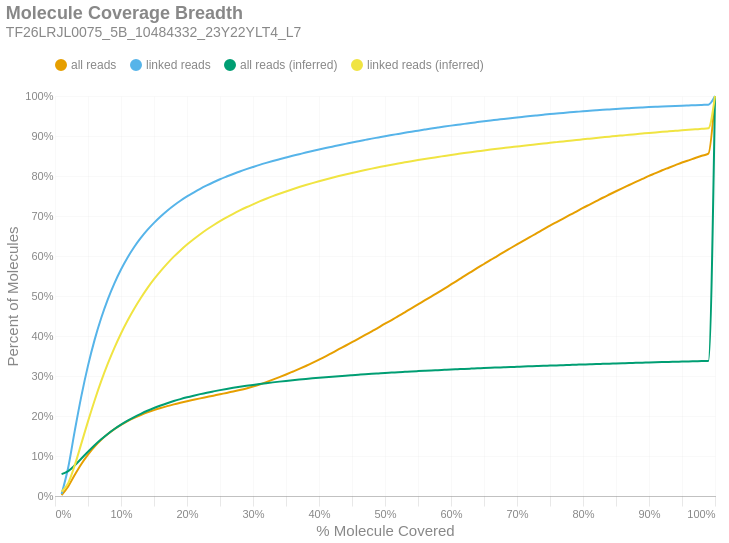

The cell this chart's notebook holds for it:
### Markdown cell above
### Molecule Read Coverage
This chart shows molecule coverage breadth as computed by the number of bases aligned to that molecule. In other words, "*how much of each unique long molecule is actually sequenced/aligned?*" Keep in mind there is a distinction between sequences and alignments, since some sequences belonging to a particular molecule may not align well and wouldn't appear in the alignment data. This chart also shows molecule coverage breadth as computed by the *inferred fragment* from which the aligned sequences originate. Unlike read coverage, this calculation takes into account the total insert size, including unsequenced gaps between the forward and reverse reads. Like the previous figures, these are cumulative percents.

### Code cell
if SKIPLR:
    print_html(f"Skipped")
else:
    binned_df = consolidated_hist(valids['coverage_bp'], mask, 0.01, True)
    binned_df_inf = consolidated_hist(valids['coverage_inserts'], mask, 0.01, True)
    binned_df = binned_df.with_columns(pl.lit(binned_df_inf['all reads (cumsum)']).alias('all reads (inferred)'))
    binned_df = binned_df.with_columns(pl.lit(binned_df_inf['linked reads (cumsum)']).alias('linked reads (inferred)'))
    binned_df = binned_df.with_columns(
        (pl.col('bin').cast(pl.Float64) + 0.01).alias('right_edge')
    )

    with SafeRender(binned_df):
        (
            density_plot(binned_df, 'Molecule Coverage Breadth', samplename, 'molcov', ['all reads (inferred)','linked reads (inferred)'])
            .encode(
                #x=alt.X('bin:Q', title="% Molecule Covered").axis(format = '%').scale(padding=0),
                x=alt.X('right_edge:Q', title="% Molecule Covered").axis(format='%').scale(padding=0),
                y=alt.Y('value:Q', title='Percent of Molecules')
                    .axis(format='%')
                    .stack(False)
                    .scale(domainMin=0, padding=0),
                color=alt.Color("key:N").scale(domain = ["all reads", "linked reads", "all reads (inferred)", "linked reads (inferred)"]),
                tooltip = [
                    alt.Tooltip("key:N", title = "Data Type"),
                    alt.Tooltip("range_label:N", title="% Molecule Covered"),
                    alt.Tooltip("value:Q", format = ".2%", title="% Molecules")
                ]
            )
        ).display()

### Figure 1 — Vega-Lite specification as saved in the notebook (floating-point values rounded to 4 significant figures)
{"width": "container", "height": 400, "config": {"title": {"anchor": "start", "dy": -15, "fontSize": 18, "color": "#888888", "subtitleColor": "#888888", "subtitleFontSize": 14}, "arc": {"fill": "#0072B2"}, "axis": {"domainColor": "#888888", "domainWidth": 0.5, "gridWidth": 0.2, "grid": false, "titleFontWeight": 400, "titleFontSize": 15, "labelFontSize": 11, "labelColor": "#888888", "tickColor": "#888888", "tickWidth": 0.2, "titleColor": "#888888"}, "axisBand": {"grid": false}, "axisX": {"grid": true, "tickSize": 10, "domainCap": "round"}, "axisY": {"domain": false, "grid": true, "tickSize": 0, "domainCap": "round"}, "background": "transparent", "header": {"labelFontSize": 15, "labelColor": "#888888", "titleFontSize": 15, "titleFontWeight": 600, "titleColor": "#888888"}, "legend": {"labelFont": "sans-serif", "labelFontSize": 12, "labelColor": "#888888", "symbolSize": 100, "symbolType": "circle", "titleFontSize": 12, "titlePadding": 10, "titleColor": "#888888", "title": null, "orient": "top"}, "range": {"category": ["#E69F00", "#56B4E9", "#009E73", "#F0E442", "#0072B2", "#D55E00", "#CC79A7", "#000000"], "diverging": ["#cfe8f3", "#a2d4ec", "#73bfe2", "#46abdb", "#1696d2", "#12719e"]}, "area": {"fill": "#0072B2", "fillOpacity": 0.7, "line": true, "strokeOpacity": 0.7}, "line": {"color": "#0072B2", "stroke": "#0072B2", "strokeWidth": 2}, "trail": {"color": "#0072B2", "stroke": "#0072B2", "strokeWidth": 0, "size": 1}, "point": {"filled": true, "fillOpacity": 1.0, "size": 95}, "text": {"color": "#888888", "fontSize": 11, "align": "right", "fontWeight": 400, "size": 11}, "bar": {"fill": "#0072B2", "stroke": null}, "view": {"stroke": null, "continuousWidth": 660, "continuousHeight": 400}}, "data": {"name": "data-f42c6c9e2b9d66826381f9848f3921c9"}, "mark": {"type": "line", "interpolate": "monotone", "point": {"opacity": 0, "size": 275}}, "encoding": {"color": {"field": "key", "scale": {"domain": ["all reads", "linked reads", "all reads (inferred)", "linked reads (inferred)"]}, "type": "nominal"}, "tooltip": [{"field": "key", "title": "Data Type", "type": "nominal"}, {"field": "range_label", "title": "% Molecule Covered", "type": "nominal"}, {"field": "value", "format": ".2%", "title": "% Molecules", "type": "quantitative"}], "x": {"axis": {"format": "%"}, "field": "right_edge", "scale": {"padding": 0}, "title": "% Molecule Covered", "type": "quantitative"}, "y": {"axis": {"format": "%"}, "field": "value", "scale": {"domainMin": 0, "padding": 0}, "stack": false, "title": "Percent of Molecules", "type": "quantitative"}}, "params": [{"name": "param_c36ac31b6afebe62", "select": {"type": "point", "fields": ["key"]}, "bind": "legend"}], "title": {"text": "Molecule Coverage Breadth", "subtitle": "TF26LRJL0075_5B_10484332_23Y22YLT4_L7"}, "transform": [{"fold": ["all reads (cumsum)", "linked reads (cumsum)", "all reads (inferred)", "linked reads (inferred)"]}, {"calculate": "replace(datum.key, ' (cumsum)', '')", "as": "key"}, {"filter": {"param": "param_c36ac31b6afebe62"}}], "usermeta": {"embedOptions": {"downloadFileName": "TF26LRJL0075_5B_10484332_23Y22YLT4_L7.molcov"}}, "$schema": "https://vega.github.io/schema/vega-lite/v6.4.1.json", "datasets": {"data-f42c6c9e2b9d66826381f9848f3921c9": [{"bin": "0.0", "interval": "0.0-0.01", "all reads": 0.002135, "linked reads": 0.005106, "all reads (cumsum)": 0.002135, "linked reads (cumsum)": 0.005106, "range_label": "0.0-0.01", "all reads (inferred)": 0.05472, "linked reads (inferred)": 0.01098, "right_edge": 0.01}, {"bin": "0.01", "interval": "0.01-0.02", "all reads": 0.02177, "linked reads": 0.06615, "all reads (cumsum)": 0.0239, "linked reads (cumsum)": 0.07125, "range_label": "0.01-0.02", "all reads (inferred)": 0.06228, "linked reads (inferred)": 0.03227, "right_edge": 0.02}, {"bin": "0.02", "interval": "0.02-0.03", "all reads": 0.0292, "linked reads": 0.0922, "all reads (cumsum)": 0.0531, "linked reads (cumsum)": 0.1635, "range_label": "0.02-0.03", "all reads (inferred)": 0.07671, "linked reads (inferred)": 0.07734, "right_edge": 0.03}, {"bin": "0.03", "interval": "0.03-0.04", "all reads": 0.027, "linked reads": 0.08675, "all reads (cumsum)": 0.0801, "linked reads (cumsum)": 0.2502, "range_label": "0.03-0.04", "all reads (inferred)": 0.0937, "linked reads (inferred)": 0.1315, "right_edge": 0.04}, {"bin": "0.04", "interval": "0.04-0.05", "all reads": 0.02345, "linked reads": 0.07568, "all reads (cumsum)": 0.1035, "linked reads (cumsum)": 0.3259, "range_label": "0.04-0.05", "all reads (inferred)": 0.1108, "linked reads (inferred)": 0.1865, "right_edge": 0.05}, {"bin": "0.05", "interval": "0.05-0.06", "all reads": 0.01994, "linked reads": 0.06447, "all reads (cumsum)": 0.1235, "linked reads (cumsum)": 0.3904, "range_label": "0.05-0.06", "all reads (inferred)": 0.1269, "linked reads (inferred)": 0.2388, "right_edge": 0.06}, {"bin": "0.06", "interval": "0.06-0.07", "all reads": 0.01685, "linked reads": 0.05454, "all reads (cumsum)": 0.1403, "linked reads (cumsum)": 0.4449, "range_label": "0.06-0.07", "all reads (inferred)": 0.1418, "linked reads (inferred)": 0.2871, "right_edge": 0.07}, {"bin": "0.07", "interval": "0.07-0.08", "all reads": 0.01444, "linked reads": 0.04673, "all reads (cumsum)": 0.1548, "linked reads (cumsum)": 0.4916, "range_label": "0.07-0.08", "all reads (inferred)": 0.1552, "linked reads (inferred)": 0.3307, "right_edge": 0.08}, {"bin": "0.08", "interval": "0.08-0.09", "all reads": 0.01243, "linked reads": 0.04012, "all reads (cumsum)": 0.1672, "linked reads (cumsum)": 0.5317, "range_label": "0.08-0.09", "all reads (inferred)": 0.1674, "linked reads (inferred)": 0.3704, "right_edge": 0.09}, {"bin": "0.09", "interval": "0.09-0.1", "all reads": 0.0107, "linked reads": 0.03447, "all reads (cumsum)": 0.1779, "linked reads (cumsum)": 0.5662, "range_label": "0.09-0.1", "all reads (inferred)": 0.1784, "linked reads (inferred)": 0.4063, "right_edge": 0.1}, {"bin": "0.1", "interval": "0.1-0.11", "all reads": 0.009346, "linked reads": 0.03015, "all reads (cumsum)": 0.1873, "linked reads (cumsum)": 0.5964, "range_label": "0.1-0.11", "all reads (inferred)": 0.1883, "linked reads (inferred)": 0.4386, "right_edge": 0.11}, {"bin": "0.11", "interval": "0.11-0.12", "all reads": 0.008218, "linked reads": 0.02627, "all reads (cumsum)": 0.1955, "linked reads (cumsum)": 0.6226, "range_label": "0.11-0.12", "all reads (inferred)": 0.1974, "linked reads (inferred)": 0.4682, "right_edge": 0.12}, {"bin": "0.12", "interval": "0.12-0.13", "all reads": 0.007121, "linked reads": 0.02255, "all reads (cumsum)": 0.2026, "linked reads (cumsum)": 0.6452, "range_label": "0.12-0.13", "all reads (inferred)": 0.2055, "linked reads (inferred)": 0.4948, "right_edge": 0.13}, {"bin": "0.13", "interval": "0.13-0.14", "all reads": 0.006391, "linked reads": 0.01999, "all reads (cumsum)": 0.209, "linked reads (cumsum)": 0.6652, "range_label": "0.13-0.14", "all reads (inferred)": 0.2132, "linked reads (inferred)": 0.5196, "right_edge": 0.14}, {"bin": "0.14", "interval": "0.14-0.15", "all reads": 0.005696, "linked reads": 0.0177, "all reads (cumsum)": 0.2147, "linked reads (cumsum)": 0.6829, "range_label": "0.14-0.15", "all reads (inferred)": 0.22, "linked reads (inferred)": 0.5419, "right_edge": 0.15}, {"bin": "0.15", "interval": "0.15-0.16", "all reads": 0.005204, "linked reads": 0.01592, "all reads (cumsum)": 0.2199, "linked reads (cumsum)": 0.6988, "range_label": "0.15-0.16", "all reads (inferred)": 0.2263, "linked reads (inferred)": 0.5622, "right_edge": 0.16}, {"bin": "0.16", "interval": "0.16-0.17", "all reads": 0.004798, "linked reads": 0.01447, "all reads (cumsum)": 0.2247, "linked reads (cumsum)": 0.7133, "range_label": "0.16-0.17", "all reads (inferred)": 0.232, "linked reads (inferred)": 0.5809, "right_edge": 0.17}, {"bin": "0.17", "interval": "0.17-0.18", "all reads": 0.004402, "linked reads": 0.01299, "all reads (cumsum)": 0.2291, "linked reads (cumsum)": 0.7263, "range_label": "0.17-0.18", "all reads (inferred)": 0.2374, "linked reads (inferred)": 0.5984, "right_edge": 0.18}, {"bin": "0.18", "interval": "0.18-0.19", "all reads": 0.004074, "linked reads": 0.01176, "all reads (cumsum)": 0.2332, "linked reads (cumsum)": 0.738, "range_label": "0.18-0.19", "all reads (inferred)": 0.2422, "linked reads (inferred)": 0.614, "right_edge": 0.19}, {"bin": "0.19", "interval": "0.19-0.2", "all reads": 0.003875, "linked reads": 0.01082, "all reads (cumsum)": 0.237, "linked reads (cumsum)": 0.7488, "range_label": "0.19-0.2", "all reads (inferred)": 0.2467, "linked reads (inferred)": 0.6285, "right_edge": 0.2}, {"bin": "0.2", "interval": "0.2-0.21", "all reads": 0.003582, "linked reads": 0.009803, "all reads (cumsum)": 0.2406, "linked reads (cumsum)": 0.7586, "range_label": "0.2-0.21", "all reads (inferred)": 0.2508, "linked reads (inferred)": 0.6419, "right_edge": 0.21}, {"bin": "0.21", "interval": "0.21-0.22", "all reads": 0.003497, "linked reads": 0.009305, "all reads (cumsum)": 0.2441, "linked reads (cumsum)": 0.7679, "range_label": "0.21-0.22", "all reads (inferred)": 0.2547, "linked reads (inferred)": 0.6545, "right_edge": 0.22}, {"bin": "0.22", "interval": "0.22-0.23", "all reads": 0.003379, "linked reads": 0.008446, "all reads (cumsum)": 0.2475, "linked reads (cumsum)": 0.7764, "range_label": "0.22-0.23", "all reads (inferred)": 0.2583, "linked reads (inferred)": 0.6663, "right_edge": 0.23}, {"bin": "0.23", "interval": "0.23-0.24", "all reads": 0.003382, "linked reads": 0.007926, "all reads (cumsum)": 0.2509, "linked reads (cumsum)": 0.7843, "range_label": "0.23-0.24", "all reads (inferred)": 0.2616, "linked reads (inferred)": 0.6769, "right_edge": 0.24}, {"bin": "0.24", "interval": "0.24-0.25", "all reads": 0.003435, "linked reads": 0.007542, "all reads (cumsum)": 0.2543, "linked reads (cumsum)": 0.7919, "range_label": "0.24-0.25", "all reads (inferred)": 0.2647, "linked reads (inferred)": 0.687, "right_edge": 0.25}, {"bin": "0.25", "interval": "0.25-0.26", "all reads": 0.003276, "linked reads": 0.006778, "all reads (cumsum)": 0.2576, "linked reads (cumsum)": 0.7986, "range_label": "0.25-0.26", "all reads (inferred)": 0.2677, "linked reads (inferred)": 0.6966, "right_edge": 0.26}, {"bin": "0.26", "interval": "0.26-0.27", "all reads": 0.00347, "linked reads": 0.006482, "all reads (cumsum)": 0.2611, "linked reads (cumsum)": 0.8051, "range_label": "0.26-0.27", "all reads (inferred)": 0.2704, "linked reads (inferred)": 0.7055, "right_edge": 0.27}, {"bin": "0.27", "interval": "0.27-0.28", "all reads": 0.003801, "linked reads": 0.006222, "all reads (cumsum)": 0.2649, "linked reads (cumsum)": 0.8113, "range_label": "0.27-0.28", "all reads (inferred)": 0.273, "linked reads (inferred)": 0.7139, "right_edge": 0.28}, {"bin": "0.28", "interval": "0.28-0.29", "all reads": 0.004099, "linked reads": 0.005783, "all reads (cumsum)": 0.269, "linked reads (cumsum)": 0.8171, "range_label": "0.28-0.29", "all reads (inferred)": 0.2754, "linked reads (inferred)": 0.7218, "right_edge": 0.29}, {"bin": "0.29", "interval": "0.29-0.3", "all reads": 0.004631, "linked reads": 0.005468, "all reads (cumsum)": 0.2736, "linked reads (cumsum)": 0.8226, "range_label": "0.29-0.3", "all reads (inferred)": 0.2777, "linked reads (inferred)": 0.7292, "right_edge": 0.3}, {"bin": "0.3", "interval": "0.3-0.31", "all reads": 0.005175, "linked reads": 0.005314, "all reads (cumsum)": 0.2788, "linked reads (cumsum)": 0.8279, "range_label": "0.3-0.31", "all reads (inferred)": 0.2799, "linked reads (inferred)": 0.7364, "right_edge": 0.31}, {"bin": "0.31", "interval": "0.31-0.32", "all reads": 0.005872, "linked reads": 0.004923, "all reads (cumsum)": 0.2846, "linked reads (cumsum)": 0.8328, "range_label": "0.31-0.32", "all reads (inferred)": 0.2821, "linked reads (inferred)": 0.7432, "right_edge": 0.32}, {"bin": "0.32", "interval": "0.32-0.33", "all reads": 0.006161, "linked reads": 0.004677, "all reads (cumsum)": 0.2908, "linked reads (cumsum)": 0.8375, "range_label": "0.32-0.33", "all reads (inferred)": 0.284, "linked reads (inferred)": 0.7496, "right_edge": 0.33}, {"bin": "0.33", "interval": "0.33-0.34", "all reads": 0.006357, "linked reads": 0.004417, "all reads (cumsum)": 0.2972, "linked reads (cumsum)": 0.8419, "range_label": "0.33-0.34", "all reads (inferred)": 0.2859, "linked reads (inferred)": 0.7556, "right_edge": 0.34}, {"bin": "0.34", "interval": "0.34-0.35", "all reads": 0.006627, "linked reads": 0.004314, "all reads (cumsum)": 0.3038, "linked reads (cumsum)": 0.8462, "range_label": "0.34-0.35", "all reads (inferred)": 0.2877, "linked reads (inferred)": 0.7614, "right_edge": 0.35}, {"bin": "0.35", "interval": "0.35-0.36", "all reads": 0.006934, "linked reads": 0.004244, "all reads (cumsum)": 0.3107, "linked reads (cumsum)": 0.8505, "range_label": "0.35-0.36", "all reads (inferred)": 0.2894, "linked reads (inferred)": 0.767, "right_edge": 0.36}, {"bin": "0.36", "interval": "0.36-0.37", "all reads": 0.007033, "linked reads": 0.00403, "all reads (cumsum)": 0.3177, "linked reads (cumsum)": 0.8545, "range_label": "0.36-0.37", "all reads (inferred)": 0.2911, "linked reads (inferred)": 0.7723, "right_edge": 0.37}, {"bin": "0.37", "interval": "0.37-0.38", "all reads": 0.007305, "linked reads": 0.004055, "all reads (cumsum)": 0.3251, "linked reads (cumsum)": 0.8586, "range_label": "0.37-0.38", "all reads (inferred)": 0.2927, "linked reads (inferred)": 0.7774, "right_edge": 0.38}, {"bin": "0.38", "interval": "0.38-0.39", "all reads": 0.007564, "linked reads": 0.003816, "all reads (cumsum)": 0.3326, "linked reads (cumsum)": 0.8624, "range_label": "0.38-0.39", "all reads (inferred)": 0.2942, "linked reads (inferred)": 0.7822, "right_edge": 0.39}, {"bin": "0.39", "interval": "0.39-0.4", "all reads": 0.008157, "linked reads": 0.003809, "all reads (cumsum)": 0.3408, "linked reads (cumsum)": 0.8662, "range_label": "0.39-0.4", "all reads (inferred)": 0.2956, "linked reads (inferred)": 0.7868, "right_edge": 0.4}, {"bin": "0.4", "interval": "0.4-0.41", "all reads": 0.008423, "linked reads": 0.003648, "all reads (cumsum)": 0.3492, "linked reads (cumsum)": 0.8698, "range_label": "0.4-0.41", "all reads (inferred)": 0.297, "linked reads (inferred)": 0.7912, "right_edge": 0.41}, {"bin": "0.41", "interval": "0.41-0.42", "all reads": 0.008853, "linked reads": 0.003526, "all reads (cumsum)": 0.358, "linked reads (cumsum)": 0.8734, "range_label": "0.41-0.42", "all reads (inferred)": 0.2983, "linked reads (inferred)": 0.7956, "right_edge": 0.42}, {"bin": "0.42", "interval": "0.42-0.43", "all reads": 0.008868, "linked reads": 0.003587, "all reads (cumsum)": 0.3669, "linked reads (cumsum)": 0.877, "range_label": "0.42-0.43", "all reads (inferred)": 0.2997, "linked reads (inferred)": 0.7998, "right_edge": 0.43}, {"bin": "0.43", "interval": "0.43-0.44", "all reads": 0.008685, "linked reads": 0.003398, "all reads (cumsum)": 0.3756, "linked reads (cumsum)": 0.8804, "range_label": "0.43-0.44", "all reads (inferred)": 0.3009, "linked reads (inferred)": 0.8038, "right_edge": 0.44}, {"bin": "0.44", "interval": "0.44-0.45", "all reads": 0.008981, "linked reads": 0.0035, "all reads (cumsum)": 0.3846, "linked reads (cumsum)": 0.8839, "range_label": "0.44-0.45", "all reads (inferred)": 0.3021, "linked reads (inferred)": 0.8076, "right_edge": 0.45}, {"bin": "0.45", "interval": "0.45-0.46", "all reads": 0.008897, "linked reads": 0.003234, "all reads (cumsum)": 0.3935, "linked reads (cumsum)": 0.8871, "range_label": "0.45-0.46", "all reads (inferred)": 0.3032, "linked reads (inferred)": 0.8113, "right_edge": 0.46}, {"bin": "0.46", "interval": "0.46-0.47", "all reads": 0.009033, "linked reads": 0.003181, "all reads (cumsum)": 0.4025, "linked reads (cumsum)": 0.8903, "range_label": "0.46-0.47", "all reads (inferred)": 0.3044, "linked reads (inferred)": 0.8149, "right_edge": 0.47}, {"bin": "0.47", "interval": "0.47-0.48", "all reads": 0.009342, "linked reads": 0.003171, "all reads (cumsum)": 0.4119, "linked reads (cumsum)": 0.8934, "range_label": "0.47-0.48", "all reads (inferred)": 0.3055, "linked reads (inferred)": 0.8184, "right_edge": 0.48}, {"bin": "0.48", "interval": "0.48-0.49", "all reads": 0.009107, "linked reads": 0.003039, "all reads (cumsum)": 0.421, "linked reads (cumsum)": 0.8965, "range_label": "0.48-0.49", "all reads (inferred)": 0.3065, "linked reads (inferred)": 0.8217, "right_edge": 0.49}, {"bin": "0.49", "interval": "0.49-0.5", "all reads": 0.01003, "linked reads": 0.003062, "all reads (cumsum)": 0.431, "linked reads (cumsum)": 0.8995, "range_label": "0.49-0.5", "all reads (inferred)": 0.3076, "linked reads (inferred)": 0.8251, "right_edge": 0.5}, {"bin": "0.5", "interval": "0.5-0.51", "all reads": 0.008811, "linked reads": 0.002824, "all reads (cumsum)": 0.4398, "linked reads (cumsum)": 0.9024, "range_label": "0.5-0.51", "all reads (inferred)": 0.3085, "linked reads (inferred)": 0.8281, "right_edge": 0.51}, {"bin": "0.51", "interval": "0.51-0.52", "all reads": 0.009891, "linked reads": 0.002763, "all reads (cumsum)": 0.4497, "linked reads (cumsum)": 0.9051, "range_label": "0.51-0.52", "all reads (inferred)": 0.3095, "linked reads (inferred)": 0.8312, "right_edge": 0.52}, {"bin": "0.52", "interval": "0.52-0.53", "all reads": 0.009572, "linked reads": 0.002779, "all reads (cumsum)": 0.4593, "linked reads (cumsum)": 0.9079, "range_label": "0.52-0.53", "all reads (inferred)": 0.3104, "linked reads (inferred)": 0.8341, "right_edge": 0.53}, {"bin": "0.53", "interval": "0.53-0.54", "all reads": 0.009968, "linked reads": 0.002858, "all reads (cumsum)": 0.4692, "linked reads (cumsum)": 0.9108, "range_label": "0.53-0.54", "all reads (inferred)": 0.3113, "linked reads (inferred)": 0.8371, "right_edge": 0.54}, {"bin": "0.54", "interval": "0.54-0.55", "all reads": 0.009688, "linked reads": 0.00264, "all reads (cumsum)": 0.4789, "linked reads (cumsum)": 0.9134, "range_label": "0.54-0.55", "all reads (inferred)": 0.3122, "linked reads (inferred)": 0.8398, "right_edge": 0.55}, {"bin": "0.55", "interval": "0.55-0.56", "all reads": 0.01, "linked reads": 0.002657, "all reads (cumsum)": 0.4889, "linked reads (cumsum)": 0.9161, "range_label": "0.55-0.56", "all reads (inferred)": 0.3131, "linked reads (inferred)": 0.8425, "right_edge": 0.56}, {"bin": "0.56", "interval": "0.56-0.57", "all reads": 0.009777, "linked reads": 0.002606, "all reads (cumsum)": 0.4987, "linked reads (cumsum)": 0.9187, "range_label": "0.56-0.57", "all reads (inferred)": 0.3139, "linked reads (inferred)": 0.8451, "right_edge": 0.57}, {"bin": "0.57", "interval": "0.57-0.58", "all reads": 0.009647, "linked reads": 0.002472, "all reads (cumsum)": 0.5084, "linked reads (cumsum)": 0.9211, "range_label": "0.57-0.58", "all reads (inferred)": 0.3147, "linked reads (inferred)": 0.8476, "right_edge": 0.58}, {"bin": "0.58", "interval": "0.58-0.59", "all reads": 0.0101, "linked reads": 0.002434, "all reads (cumsum)": 0.5185, "linked reads (cumsum)": 0.9236, "range_label": "0.58-0.59", "all reads (inferred)": 0.3155, "linked reads (inferred)": 0.8501, "right_edge": 0.59}, {"bin": "0.59", "interval": "0.59-0.6", "all reads": 0.01038, "linked reads": 0.002343, "all reads (cumsum)": 0.5288, "linked reads (cumsum)": 0.9259, "range_label": "0.59-0.6", "all reads (inferred)": 0.3163, "linked reads (inferred)": 0.8527, "right_edge": 0.6}, {"bin": "0.6", "interval": "0.6-0.61", "all reads": 0.01011, "linked reads": 0.002212, "all reads (cumsum)": 0.5389, "linked reads (cumsum)": 0.9281, "range_label": "0.6-0.61", "all reads (inferred)": 0.317, "linked reads (inferred)": 0.855, "right_edge": 0.61}, {"bin": "0.61", "interval": "0.61-0.62", "all reads": 0.01063, "linked reads": 0.002192, "all reads (cumsum)": 0.5496, "linked reads (cumsum)": 0.9303, "range_label": "0.61-0.62", "all reads (inferred)": 0.3178, "linked reads (inferred)": 0.8573, "right_edge": 0.62}, {"bin": "0.62", "interval": "0.62-0.63", "all reads": 0.01031, "linked reads": 0.002273, "all reads (cumsum)": 0.5599, "linked reads (cumsum)": 0.9326, "range_label": "0.62-0.63", "all reads (inferred)": 0.3185, "linked reads (inferred)": 0.8595, "right_edge": 0.63}, {"bin": "0.63", "interval": "0.63-0.64", "all reads": 0.01021, "linked reads": 0.002126, "all reads (cumsum)": 0.5701, "linked reads (cumsum)": 0.9347, "range_label": "0.63-0.64", "all reads (inferred)": 0.3191, "linked reads (inferred)": 0.8617, "right_edge": 0.64}, {"bin": "0.64", "interval": "0.64-0.65", "all reads": 0.009926, "linked reads": 0.00213, "all reads (cumsum)": 0.58, "linked reads (cumsum)": 0.9368, "range_label": "0.64-0.65", "all reads (inferred)": 0.3199, "linked reads (inferred)": 0.8639, "right_edge": 0.65}, {"bin": "0.65", "interval": "0.65-0.66", "all reads": 0.0102, "linked reads": 0.00204, "all reads (cumsum)": 0.5902, "linked reads (cumsum)": 0.9389, "range_label": "0.65-0.66", "all reads (inferred)": 0.3205, "linked reads (inferred)": 0.866, "right_edge": 0.66}, {"bin": "0.66", "interval": "0.66-0.67", "all reads": 0.009711, "linked reads": 0.001871, "all reads (cumsum)": 0.5999, "linked reads (cumsum)": 0.9408, "range_label": "0.66-0.67", "all reads (inferred)": 0.3212, "linked reads (inferred)": 0.868, "right_edge": 0.67}, {"bin": "0.67", "interval": "0.67-0.68", "all reads": 0.009812, "linked reads": 0.002012, "all reads (cumsum)": 0.6097, "linked reads (cumsum)": 0.9428, "range_label": "0.67-0.68", "all reads (inferred)": 0.3218, "linked reads (inferred)": 0.8699, "right_edge": 0.68}, {"bin": "0.68", "interval": "0.68-0.69", "all reads": 0.009655, "linked reads": 0.001819, "all reads (cumsum)": 0.6194, "linked reads (cumsum)": 0.9446, "range_label": "0.68-0.69", "all reads (inferred)": 0.3224, "linked reads (inferred)": 0.8719, "right_edge": 0.69}, {"bin": "0.69", "interval": "0.69-0.7", "all reads": 0.009642, "linked reads": 0.001817, "all reads (cumsum)": 0.629, "linked reads (cumsum)": 0.9464, "range_label": "0.69-0.7", "all reads (inferred)": 0.323, "linked reads (inferred)": 0.8738, "right_edge": 0.7}, {"bin": "0.7", "interval": "0.7-0.71", "all reads": 0.009288, "linked reads": 0.001756, "all reads (cumsum)": 0.6383, "linked reads (cumsum)": 0.9482, "range_label": "0.7-0.71", "all reads (inferred)": 0.3237, "linked reads (inferred)": 0.8757, "right_edge": 0.71}, {"bin": "0.71", "interval": "0.71-0.72", "all reads": 0.009352, "linked reads": 0.001743, "all reads (cumsum)": 0.6477, "linked reads (cumsum)": 0.9499, "range_label": "0.71-0.72", "all reads (inferred)": 0.3243, "linked reads (inferred)": 0.8776, "right_edge": 0.72}, {"bin": "0.72", "interval": "0.72-0.73", "all reads": 0.009535, "linked reads": 0.001637, "all reads (cumsum)": 0.6572, "linked reads (cumsum)": 0.9515, "range_label": "0.72-0.73", "all reads (inferred)": 0.3248, "linked reads (inferred)": 0.8794, "right_edge": 0.73}, {"bin": "0.73", "interval": "0.73-0.74", "all reads": 0.009156, "linked reads": 0.001609, "all reads (cumsum)": 0.6664, "linked reads (cumsum)": 0.9532, "range_label": "0.73-0.74", "all reads (inferred)": 0.3254, "linked reads (inferred)": 0.8812, "right_edge": 0.74}, {"bin": "0.74", "interval": "0.74-0.75", "all reads": 0.00958, "linked reads": 0.001583, "all reads (cumsum)": 0.6759, "linked reads (cumsum)": 0.9547, "range_label": "0.74-0.75", "all reads (inferred)": 0.326, "linked reads (inferred)": 0.8829, "right_edge": 0.75}, {"bin": "0.75", "interval": "0.75-0.76", "all reads": 0.008813, "linked reads": 0.001475, "all reads (cumsum)": 0.6848, "linked reads (cumsum)": 0.9562, "range_label": "0.75-0.76", "all reads (inferred)": 0.3265, "linked reads (inferred)": 0.8847, "right_edge": 0.76}, {"bin": "0.76", "interval": "0.76-0.77", "all reads": 0.00897, "linked reads": 0.001504, "all reads (cumsum)": 0.6937, "linked reads (cumsum)": 0.9577, "range_label": "0.76-0.77", "all reads (inferred)": 0.3271, "linked reads (inferred)": 0.8865, "right_edge": 0.77}, {"bin": "0.77", "interval": "0.77-0.78", "all reads": 0.008802, "linked reads": 0.001378, "all reads (cumsum)": 0.7025, "linked reads (cumsum)": 0.9591, "range_label": "0.77-0.78", "all reads (inferred)": 0.3277, "linked reads (inferred)": 0.8882, "right_edge": 0.78}, {"bin": "0.78", "interval": "0.78-0.79", "all reads": 0.008651, "linked reads": 0.001319, "all reads (cumsum)": 0.7112, "linked reads (cumsum)": 0.9604, "range_label": "0.78-0.79", "all reads (inferred)": 0.3282, "linked reads (inferred)": 0.89, "right_edge": 0.79}, {"bin": "0.79", "interval": "0.79-0.8", "all reads": 0.009056, "linked reads": 0.001338, "all reads (cumsum)": 0.7202, "linked reads (cumsum)": 0.9618, "range_label": "0.79-0.8", "all reads (inferred)": 0.3288, "linked reads (inferred)": 0.8917, "right_edge": 0.8}, {"bin": "0.8", "interval": "0.8-0.81", "all reads": 0.008337, "linked reads": 0.001208, "all reads (cumsum)": 0.7286, "linked reads (cumsum)": 0.963, "range_label": "0.8-0.81", "all reads (inferred)": 0.3293, "linked reads (inferred)": 0.8934, "right_edge": 0.81}, {"bin": "0.81", "interval": "0.81-0.82", "all reads": 0.008404, "linked reads": 0.001244, "all reads (cumsum)": 0.737, "linked reads (cumsum)": 0.9642, "range_label": "0.81-0.82", "all reads (inferred)": 0.3299, "linked reads (inferred)": 0.8951, "right_edge": 0.82}, {"bin": "0.82", "interval": "0.82-0.83", "all reads": 0.008658, "linked reads": 0.001196, "all reads (cumsum)": 0.7456, "linked reads (cumsum)": 0.9654, "range_label": "0.82-0.83", "all reads (inferred)": 0.3304, "linked reads (inferred)": 0.8967, "right_edge": 0.83}, {"bin": "0.83", "interval": "0.83-0.84", "all reads": 0.008157, "linked reads": 0.001072, "all reads (cumsum)": 0.7538, "linked reads (cumsum)": 0.9665, "range_label": "0.83-0.84", "all reads (inferred)": 0.3309, "linked reads (inferred)": 0.8984, "right_edge": 0.84}, {"bin": "0.84", "interval": "0.84-0.85", "all reads": 0.008064, "linked reads": 0.00108, "all reads (cumsum)": 0.7619, "linked reads (cumsum)": 0.9676, "range_label": "0.84-0.85", "all reads (inferred)": 0.3314, "linked reads (inferred)": 0.9, "right_edge": 0.85}, {"bin": "0.85", "interval": "0.85-0.86", "all reads": 0.007913, "linked reads": 0.001025, "all reads (cumsum)": 0.7698, "linked reads (cumsum)": 0.9686, "range_label": "0.85-0.86", "all reads (inferred)": 0.3319, "linked reads (inferred)": 0.9015, "right_edge": 0.86}, {"bin": "0.86", "interval": "0.86-0.87", "all reads": 0.007704, "linked reads": 0.000975, "all reads (cumsum)": 0.7775, "linked reads (cumsum)": 0.9696, "range_label": "0.86-0.87", "all reads (inferred)": 0.3324, "linked reads (inferred)": 0.9031, "right_edge": 0.87}, {"bin": "0.87", "interval": "0.87-0.88", "all reads": 0.007739, "linked reads": 0.0009737, "all reads (cumsum)": 0.7852, "linked reads (cumsum)": 0.9705, "range_label": "0.87-0.88", "all reads (inferred)": 0.3329, "linked reads (inferred)": 0.9046, "right_edge": 0.88}, {"bin": "0.88", "interval": "0.88-0.89", "all reads": 0.007473, "linked reads": 0.0008586, "all reads (cumsum)": 0.7927, "linked reads (cumsum)": 0.9714, "range_label": "0.88-0.89", "all reads (inferred)": 0.3334, "linked reads (inferred)": 0.9061, "right_edge": 0.89}, {"bin": "0.89", "interval": "0.89-0.9", "all reads": 0.007528, "linked reads": 0.0008237, "all reads (cumsum)": 0.8002, "linked reads (cumsum)": 0.9722, "range_label": "0.89-0.9", "all reads (inferred)": 0.3339, "linked reads (inferred)": 0.9076, "right_edge": 0.9}, {"bin": "0.9", "interval": "0.9-0.91", "all reads": 0.006784, "linked reads": 0.0007991, "all reads (cumsum)": 0.807, "linked reads (cumsum)": 0.973, "range_label": "0.9-0.91", "all reads (inferred)": 0.3343, "linked reads (inferred)": 0.909, "right_edge": 0.91}, {"bin": "0.91", "interval": "0.91-0.92", "all reads": 0.007485, "linked reads": 0.0007965, "all reads (cumsum)": 0.8145, "linked reads (cumsum)": 0.9738, "range_label": "0.91-0.92", "all reads (inferred)": 0.3347, "linked reads (inferred)": 0.9104, "right_edge": 0.92}, {"bin": "0.92", "interval": "0.92-0.93", "all reads": 0.00624, "linked reads": 0.0007461, "all reads (cumsum)": 0.8207, "linked reads (cumsum)": 0.9745, "range_label": "0.92-0.93", "all reads (inferred)": 0.3352, "linked reads (inferred)": 0.9117, "right_edge": 0.93}, {"bin": "0.93", "interval": "0.93-0.94", "all reads": 0.006454, "linked reads": 0.0007138, "all reads (cumsum)": 0.8272, "linked reads (cumsum)": 0.9753, "range_label": "0.93-0.94", "all reads (inferred)": 0.3356, "linked reads (inferred)": 0.9129, "right_edge": 0.94}, {"bin": "0.94", "interval": "0.94-0.95", "all reads": 0.006617, "linked reads": 0.0006633, "all reads (cumsum)": 0.8338, "linked reads (cumsum)": 0.9759, "range_label": "0.94-0.95", "all reads (inferred)": 0.336, "linked reads (inferred)": 0.9142, "right_edge": 0.95}, {"bin": "0.95", "interval": "0.95-0.96", "all reads": 0.005373, "linked reads": 0.0006142, "all reads (cumsum)": 0.8392, "linked reads (cumsum)": 0.9765, "range_label": "0.95-0.96", "all reads (inferred)": 0.3364, "linked reads (inferred)": 0.9154, "right_edge": 0.96}, {"bin": "0.96", "interval": "0.96-0.97", "all reads": 0.005788, "linked reads": 0.0006336, "all reads (cumsum)": 0.845, "linked reads (cumsum)": 0.9772, "range_label": "0.96-0.97", "all reads (inferred)": 0.3368, "linked reads (inferred)": 0.9166, "right_edge": 0.97}, {"bin": "0.97", "interval": "0.97-0.98", "all reads": 0.005489, "linked reads": 0.0005741, "all reads (cumsum)": 0.8504, "linked reads (cumsum)": 0.9777, "range_label": "0.97-0.98", "all reads (inferred)": 0.3372, "linked reads (inferred)": 0.9178, "right_edge": 0.98}, {"bin": "0.98", "interval": "0.98-0.99", "all reads": 0.005281, "linked reads": 0.0005431, "all reads (cumsum)": 0.8557, "linked reads (cumsum)": 0.9783, "range_label": "0.98-0.99", "all reads (inferred)": 0.3377, "linked reads (inferred)": 0.9192, "right_edge": 0.99}, {"bin": "0.99", "interval": "0.99-1.0", "all reads": 0.1443, "linked reads": 0.02171, "all reads (cumsum)": 1.0, "linked reads (cumsum)": 1.0, "range_label": "0.99-1.0", "all reads (inferred)": 1.0, "linked reads (inferred)": 1.0, "right_edge": 1.0}]}}
